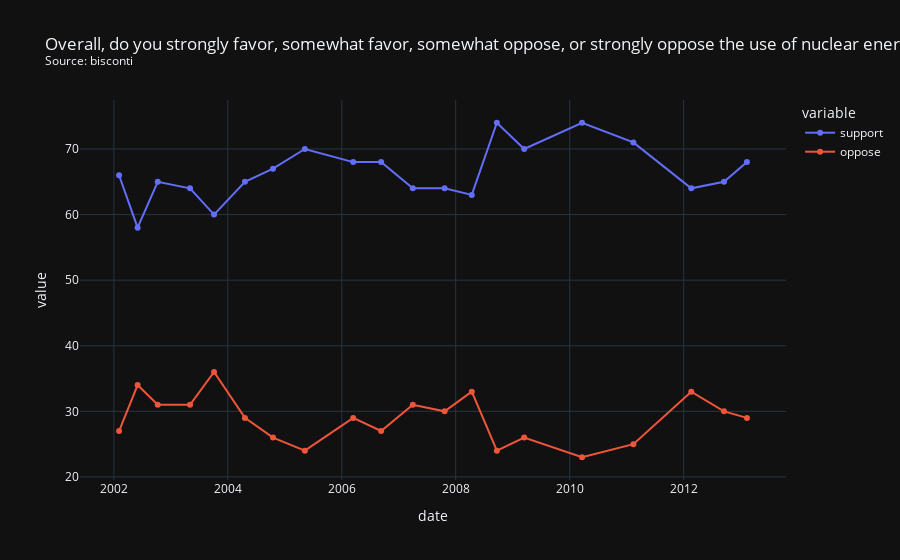

The notebook cell this image was saved under:
### Code cell
s2 = "Overall, do you strongly favor, somewhat favor, somewhat oppose, or strongly oppose the use of nuclear energy as one of the ways to provide electricity in the United States?"
df5 = df_date[df_date['question'].str.contains(s2)]
df6 = df5.sort_values(by=['date'])
source = df6['firm'].iloc[0]
title = s2 + "<br><sup>Source: " + source + "<sup>"
fig = px.line(df6, x="date", y=["support", "oppose"], title=title, markers=True, template='plotly_dark')
fig.show()

### Figure 1 — Plotly figure (JSON) as saved in the notebook; plotly's stock layout.template omitted (floating-point values rounded to 4 significant figures)
{"data": [{"hovertemplate": "variable=support<br>date=%{x}<br>value=%{y}<extra></extra>", "legendgroup": "support", "line": {"color": "#636efa", "dash": "solid"}, "marker": {"symbol": "circle"}, "mode": "lines+markers", "name": "support", "orientation": "v", "showlegend": true, "type": "scatter", "x": ["2002-02-03T00:00:00", "2002-06-02T00:00:00", "2002-10-09T00:00:00", "2003-05-04T00:00:00", "2003-10-05T00:00:00", "2004-04-20T00:00:00", "2004-10-17T00:00:00", "2005-05-09T00:00:00", "2006-03-15T00:00:00", "2006-09-10T00:00:00", "2007-04-01T00:00:00", "2007-10-22T00:00:00", "2008-04-13T00:00:00", "2008-09-21T00:00:00", "2009-03-15T00:00:00", "2010-03-21T00:00:00", "2011-02-13T00:00:00", "2012-02-19T00:00:00", "2012-09-16T00:00:00", "2013-02-10T00:00:00"], "xaxis": "x", "y": [66, 58, 65, 64, 60, 65, 67, 70, 68, 68, 64, 64, 63, 74, 70, 74, 71, 64, 65, 68], "yaxis": "y"}, {"hovertemplate": "variable=oppose<br>date=%{x}<br>value=%{y}<extra></extra>", "legendgroup": "oppose", "line": {"color": "#EF553B", "dash": "solid"}, "marker": {"symbol": "circle"}, "mode": "lines+markers", "name": "oppose", "orientation": "v", "showlegend": true, "type": "scatter", "x": ["2002-02-03T00:00:00", "2002-06-02T00:00:00", "2002-10-09T00:00:00", "2003-05-04T00:00:00", "2003-10-05T00:00:00", "2004-04-20T00:00:00", "2004-10-17T00:00:00", "2005-05-09T00:00:00", "2006-03-15T00:00:00", "2006-09-10T00:00:00", "2007-04-01T00:00:00", "2007-10-22T00:00:00", "2008-04-13T00:00:00", "2008-09-21T00:00:00", "2009-03-15T00:00:00", "2010-03-21T00:00:00", "2011-02-13T00:00:00", "2012-02-19T00:00:00", "2012-09-16T00:00:00", "2013-02-10T00:00:00"], "xaxis": "x", "y": [27, 34, 31, 31, 36, 29, 26, 24, 29, 27, 31, 30, 33, 24, 26, 23, 25, 33, 30, 29], "yaxis": "y"}], "layout": {"autosize": true, "legend": {"title": {"text": "variable"}, "tracegroupgap": 0}, "title": {"text": "Overall, do you strongly favor, somewhat favor, somewhat oppose, or strongly oppose the use of nuclear energy as one of the ways to provide electricity in the United States?<br><sup>Source: bisconti<sup>"}, "xaxis": {"anchor": "y", "autorange": true, "domain": [0, 1], "range": ["2001-06-09 17:39:04.9541", "2013-10-06 06:20:55.0459"], "title": {"text": "date"}, "type": "date"}, "yaxis": {"anchor": "x", "autorange": true, "domain": [0, 1], "range": [18.79, 78.21], "title": {"text": "value"}, "type": "linear"}}}
